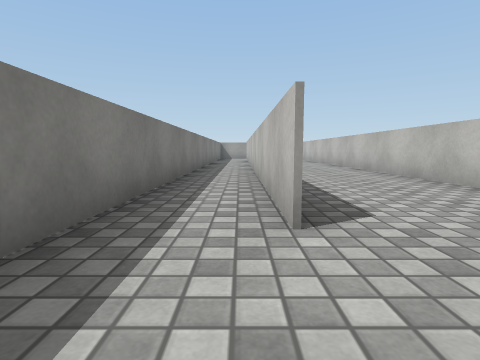
view 1 (above)

24 first-person views from a walk through a scene from a Unity 3-D project. The camera is 0.55 m above the floor, tilts 6° down and sees 80° across. The floor is counted in squares, 1 m on a side. Each view is taken from the middle of a square. On the plan, view 1 faces up. The plan holds only what a view shows up to about 9 squares ahead; the rest is blank. The place goes on beyond the plan. The player is left out. Surface patterns are stand-ins for the level's own textures.

view 2
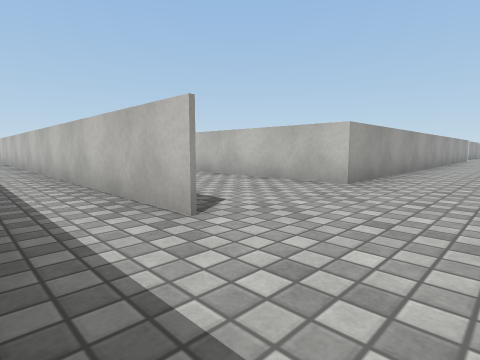

view 3
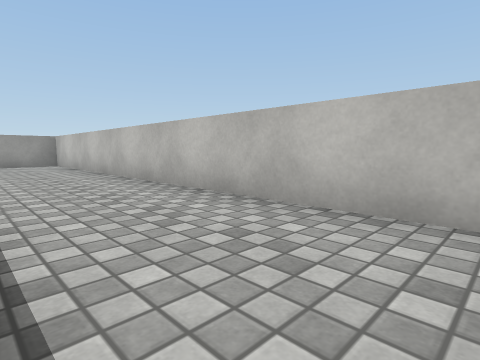

view 4
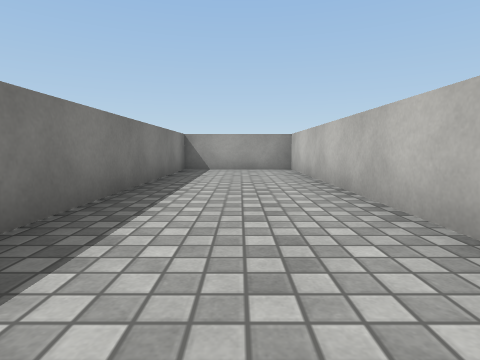

view 5
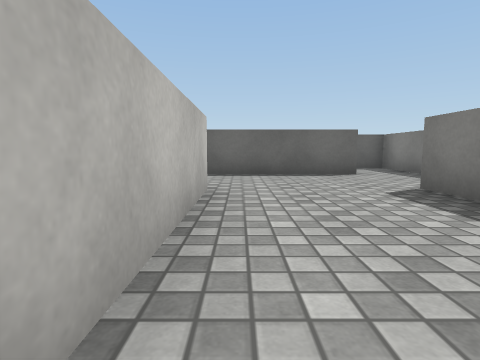

view 6
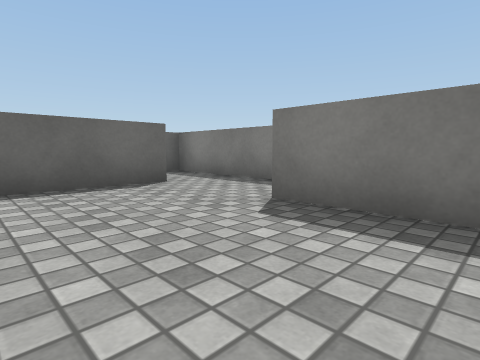

view 7
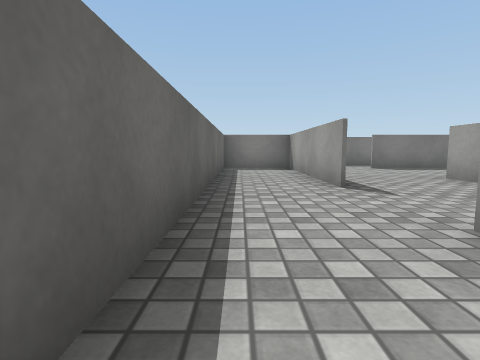

view 8
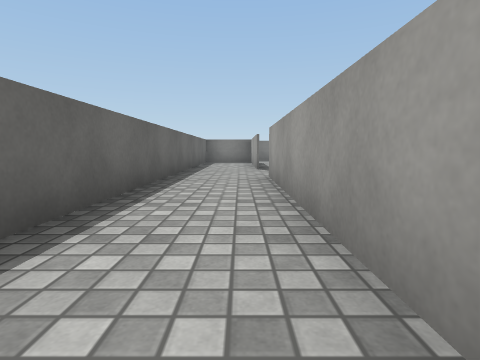

view 9
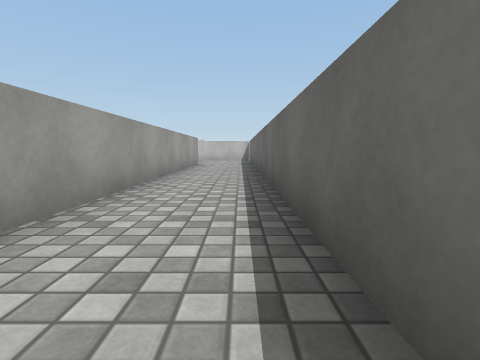

view 10
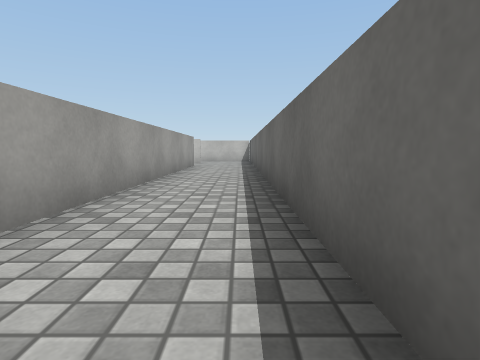

view 11
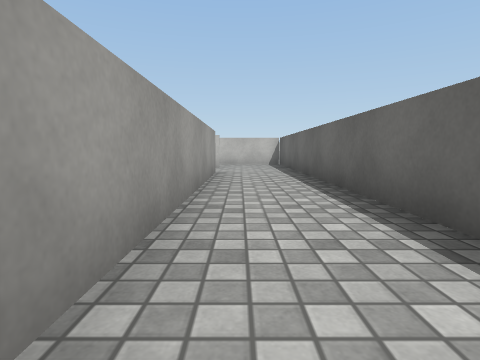

view 12
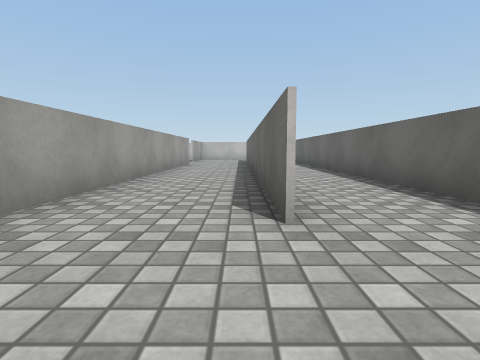

view 13
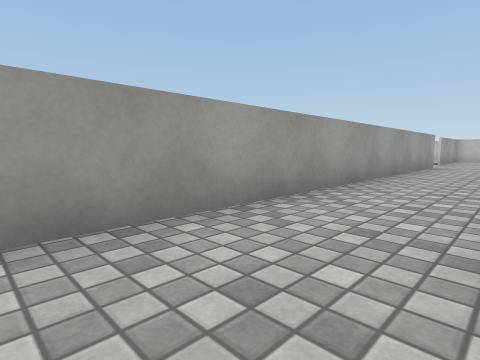

view 14
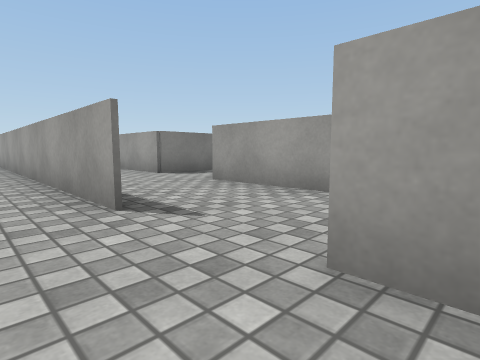

view 15
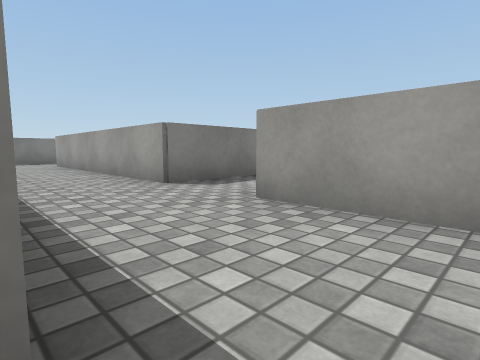

view 16
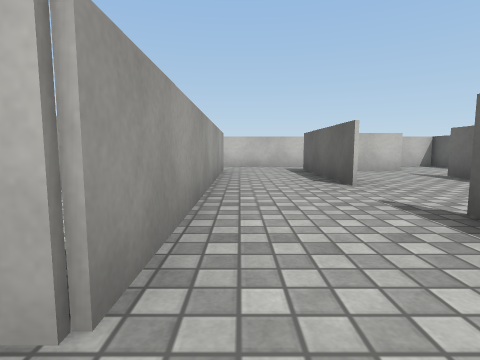

view 17
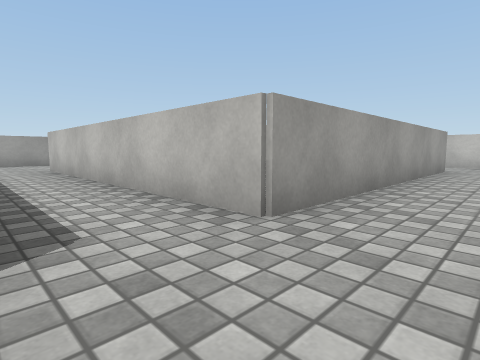

view 18
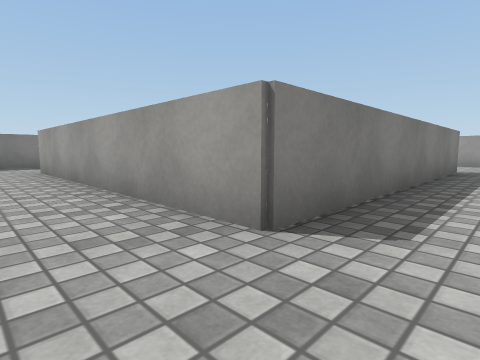

view 19
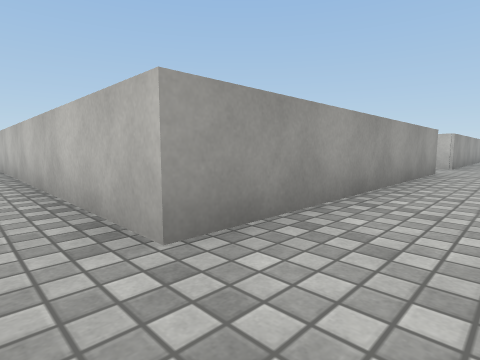

view 20
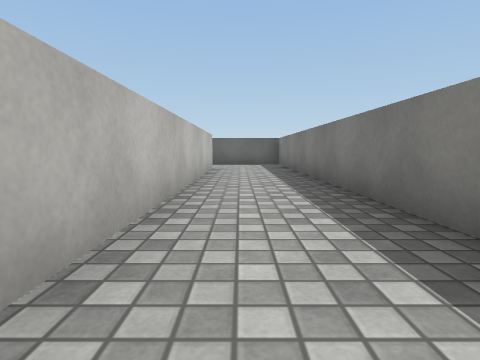

view 21
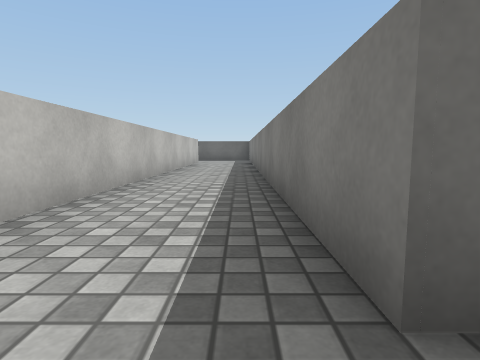

view 22
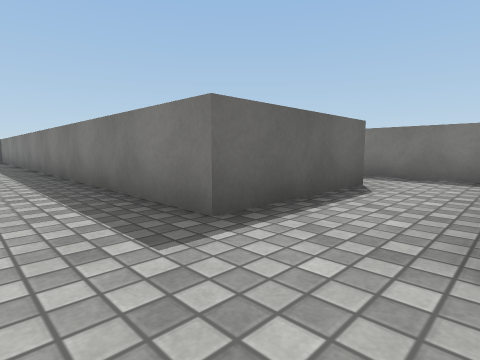

view 23
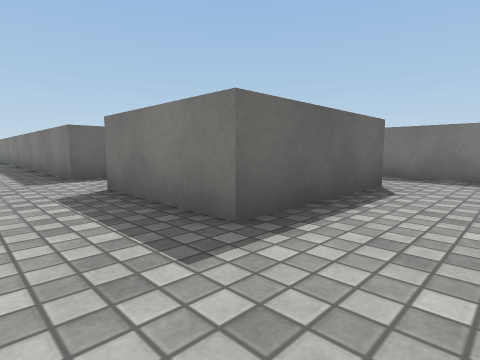

view 24
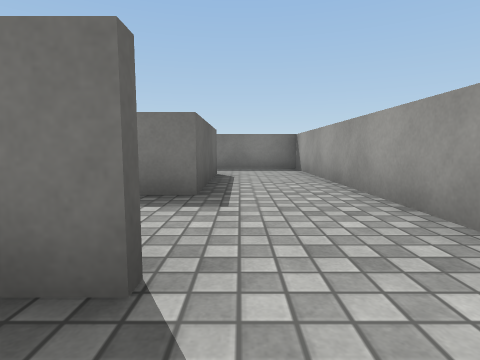

### Floor plan
Ten units are one square. View 1 is at (0, 0); x grows to the right and y downward. Boxes are objects, and circles mark ways between rooms. Rooms are numbered by the first view taken in them; rooms with no view inside come last. Other rooms are left out.
<svg viewBox="-17 -231 237 261">
<path fill="none" stroke="#000" d="M-12 -5 -12 25 -4 25M4 -42 4 -19M35 -20 35 -161 4 -161 4 -98M2 5 38 5M100 5 105 5M70 5 99 5M49 4 4 4 4 25M165 -20 35 -20M199 4 70 4M8 25 215 25M190 -22 182 -22M192 5 200 5M184 -23 215 -23M215 -44 148 -44M128 -44 58 -44M4 -162 35 -162 35 -39M58 -44 58 -149M51 -226 -12 -226 -12 -199M4 -205 35 -205 35 -179M60 -206 60 -200"/>
<circle cx="0" cy="-10" r="3" fill="#2a7"/>
<circle cx="40" cy="-10" r="3" fill="#2a7"/>
<circle cx="190" cy="-10" r="3" fill="#2a7"/>
<circle cx="205" cy="0" r="3" fill="#2a7"/>
<circle cx="175" cy="-20" r="3" fill="#2a7"/>
<circle cx="155" cy="-35" r="3" fill="#2a7"/>
<circle cx="50" cy="-40" r="3" fill="#2a7"/>
<circle cx="50" cy="-180" r="3" fill="#2a7"/>
<circle cx="60" cy="-215" r="3" fill="#2a7"/>
<text x="-10" y="10">1</text>
<text x="20" y="-80">2</text>
<text x="110" y="10">3</text>
<text x="200" y="-10">4</text>
<text x="180" y="-30">5</text>
<text x="90" y="-40">6</text>
<text x="50" y="-130">7</text>
<text x="30" y="-210">8</text>
<text x="70" y="-170">9</text>
</svg>
Room 1 opens to room 2. Room 2 opens to room 3. Room 3 opens to room 4. Room 3 opens to room 5. Room 5 opens to room 6. Room 6 opens to room 7. Room 7 opens to room 8. Room 8 opens to room 9.

Where each view was taken, in squares from view 1:
view 1: 0 up, 0 right, facing up
view 2: 0 up, 1 left, facing up-right
view 3: 5 up, 1 right, facing up-right
view 4: 8 up, 2 right, facing up
view 5: 6 up, 3 right, facing down
view 6: 4 up, 3 right, facing down-left
view 7: 2 down, 9 right, facing left
view 8: 1 down, 13 right, facing left
view 9: 2 down, 9 right, facing right
view 10: 2 down, 10 right, facing right
view 11: 1 down, 13 right, facing right
view 12: 0 up, 5 right, facing right
view 13: 0 up, 6 right, facing up-right
view 14: 1 up, 19 right, facing up-left
view 15: 2 up, 17 right, facing up-left
view 16: 4 up, 14 right, facing right
view 17: 3 up, 13 right, facing up-right
view 18: 3 up, 14 right, facing up-left
view 19: 3 up, 5 right, facing up-right
view 20: 13 up, 5 right, facing down
view 21: 17 up, 4 right, facing down
view 22: 18 up, 5 right, facing down-left
view 23: 22 up, 5 right, facing down-left
view 24: 21 up, 7 right, facing left
